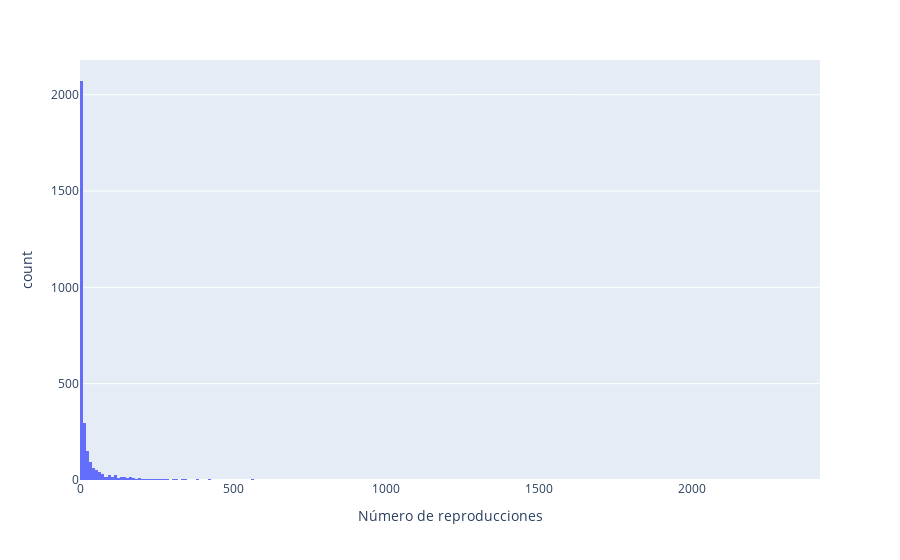

Notebook source saved alongside this figure:
### Code cell
px.histogram(ratings_art.groupby('artid').agg({'rating_count':'sum'}), x="rating_count", labels = {'rating_count' : 'Número de reproducciones'})

### Figure 1 — Plotly figure (JSON) as saved in the notebook; plotly's stock layout.template omitted (floating-point values rounded to 4 significant figures; data arrays with more than 128 entries replaced by an {"elided": "..."} marker saying what was removed)
{"data": [{"alignmentgroup": "True", "bingroup": "x", "hovertemplate": "Número de reproducciones=%{x}<br>count=%{y}<extra></extra>", "legendgroup": "", "marker": {"color": "#636efa"}, "name": "", "offsetgroup": "", "orientation": "v", "showlegend": false, "type": "histogram", "x": {"elided": "3082 int values"}, "xaxis": "x", "yaxis": "y"}], "layout": {"barmode": "relative", "legend": {"tracegroupgap": 0}, "margin": {"t": 60}, "xaxis": {"anchor": "y", "domain": [0, 1], "title": {"text": "Número de reproducciones"}}, "yaxis": {"anchor": "x", "domain": [0, 1], "title": {"text": "count"}}}}
